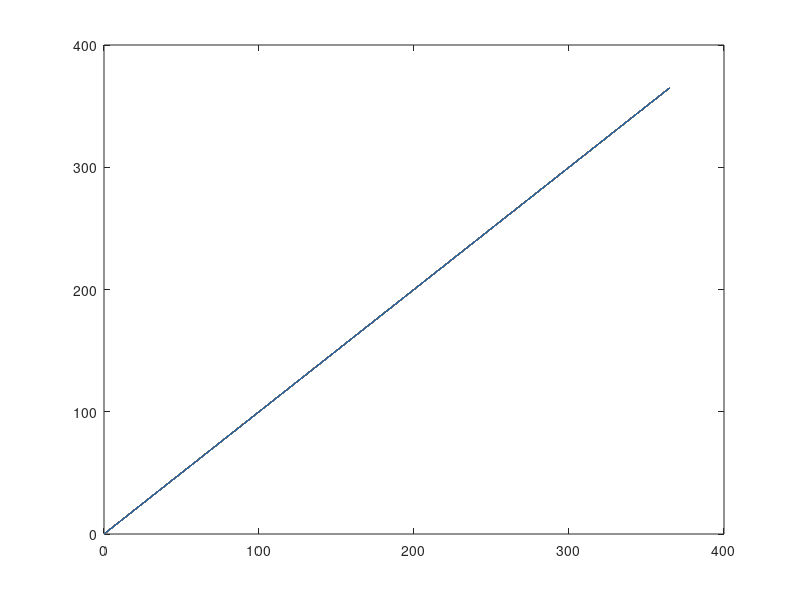

Write the MATLAB code that produced this figure.
x = [0:1:365]
c = 1
y = c*x;
for n = 1:1:365
    if (0 < n < 50)
        c = 3
        plot(x,y)
        hold on;
    elseif (51 < n < 200)
        c = 0.2
        plot(x,y)
        hold on;
    else
        c = 10;
        plot(x,y)
        hold on;
    end
end
    